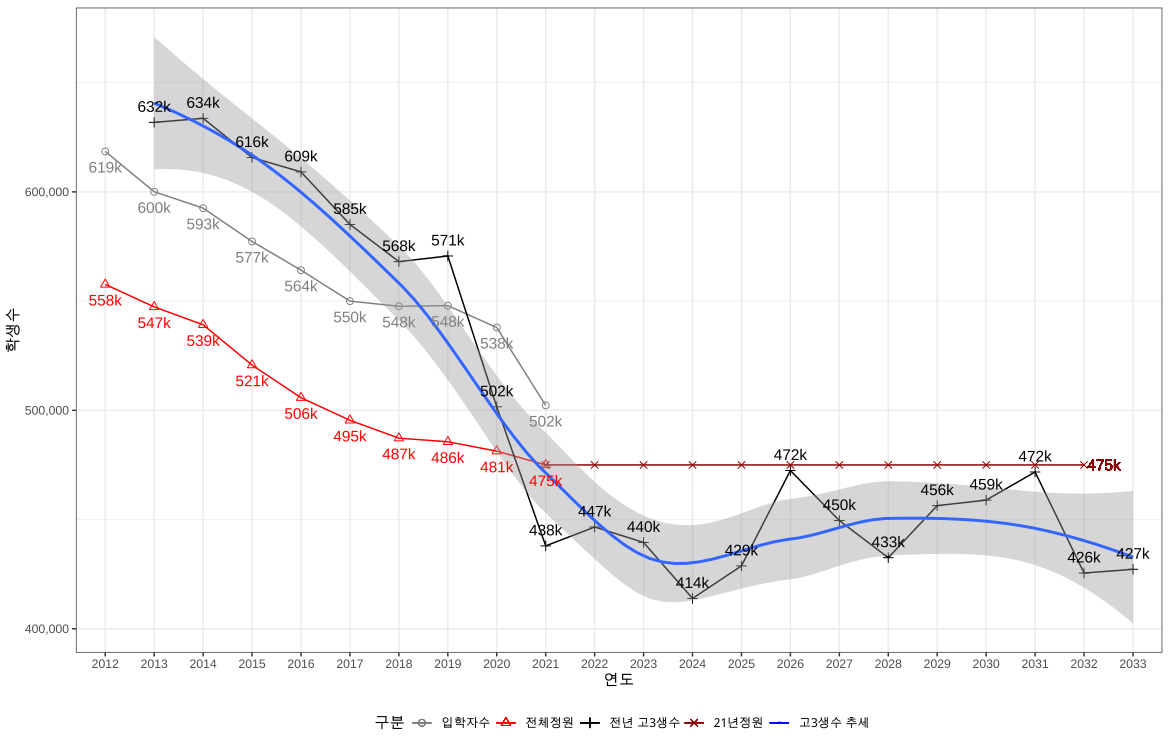

The script that drew this image:
df |>
  filter(학제 %in% c('대학교', '교육대학', '산업대학', '전문대학(2년제)', '전문대학(3년제)', '전문대학(4년제)')) |>
  group_by(연도) |>
  summarise(전체입학자 = sum(입학자_전체_계), 전체정원 = sum(입학정원_전체)) |>
  ggplot(aes(x = 연도)) + 
  geom_line(aes(y = 전체입학자, group = 1, color = '입학자수')) + 
  geom_point(aes(y = 전체입학자, group = 1, color = '입학자수', shape = '입학자수', size = '입학자수')) +
  geom_line(aes(y = 전체정원, group = 1, color = '전체정원')) +
  geom_point(aes(y = 전체정원, group = 1, color = '전체정원', shape = '전체정원', size = '전체정원')) +
  geom_line(data = df.미래, aes(x = as.factor(연도+1), y = 학생수, group = 1, color = '전년 고3생수')) + 
  geom_point(data = df.미래, aes(x = as.factor(연도+1), y = 학생수, group = 1, color = '전년 고3생수', shape = '전년 고3생수', size = '전년 고3생수')) +
  geom_line(data = df.미래, aes(x = as.factor(연도), y = 정원, group = 1, color = '21년정원')) +
  geom_point(data = df.미래, aes(x = as.factor(연도), y = 정원, group = 1, color = '21년정원', shape = '21년정원', size = '21년정원')) +
#  scale_color_manual(name = '구분', values = c('입학자수' = 'grey50', '전체정원' = 'red', '전년 고3생수' = 'black', '21년정원' = 'red4')) +
  scale_shape_manual(name = '구분', values = c('입학자수' = 1, '전체정원' = 2, '전년 고3생수' = 3, '21년정원' = 4, '고3생수 추세' = 0)) +
  scale_size_manual(name = '구분', values = c('입학자수' = 2, '전체정원' = 2, '전년 고3생수' = 2, '21년정원' = 2, '고3생수 추세' = 0)) + 
  scale_y_continuous(labels = scales::comma) +
  theme_bw() +
  theme(legend.position = 'bottom') + 
  geom_smooth(data = df.미래, aes(x = 연도-2011+1, y = 학생수), formula = y ~ x, method = 'loess') + 
  scale_color_manual(name = '구분', values = c('입학자수' = 'grey50', '전체정원' = 'red', '전년 고3생수' = 'black', '21년정원' = 'red4', '고3생수 추세' =  'blue')) + 
  geom_text(data = df.미래, aes(x = max(factor(df.미래$연도, ordered = TRUE)), y = 474996, label = '475k'), hjust = -0.1, color = 'darkred') +
  geom_text(data = df.미래, aes(x = as.factor(연도+1), y = 학생수, 
                              label = paste0(round(학생수/1000, 0), 'k')), vjust = -1) +
  geom_text(aes(y = 전체정원, 
                              label = paste0(round(전체정원/1000, 0), 'k')), vjust = 2, color = 'red') +
  geom_text(aes(y = 전체입학자, 
                label = paste0(round(전체입학자/1000, 0), 'k')), vjust = 2, color = 'grey50') +
  labs(y = '학생수')
  
